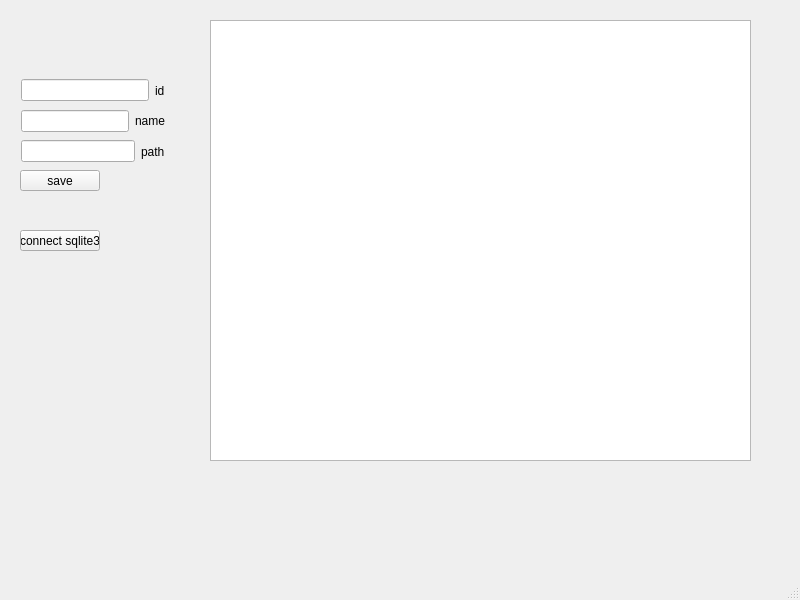
<?xml version="1.0" encoding="UTF-8"?>
<ui version="4.0">
 <class>MainWindow</class>
 <widget class="QMainWindow" name="MainWindow">
  <property name="geometry">
   <rect>
    <x>0</x>
    <y>0</y>
    <width>800</width>
    <height>600</height>
   </rect>
  </property>
  <property name="windowTitle">
   <string>MainWindow</string>
  </property>
  <widget class="QWidget" name="centralwidget">
   <widget class="QPushButton" name="pushButton">
    <property name="geometry">
     <rect>
      <x>20</x>
      <y>230</y>
      <width>80</width>
      <height>21</height>
     </rect>
    </property>
    <property name="text">
     <string>connect sqlite3</string>
    </property>
   </widget>
   <widget class="QTableView" name="tableView">
    <property name="geometry">
     <rect>
      <x>210</x>
      <y>20</y>
      <width>541</width>
      <height>441</height>
     </rect>
    </property>
   </widget>
   <widget class="QPushButton" name="btn_save">
    <property name="geometry">
     <rect>
      <x>20</x>
      <y>170</y>
      <width>80</width>
      <height>21</height>
     </rect>
    </property>
    <property name="text">
     <string>save</string>
    </property>
   </widget>
   <widget class="QWidget" name="">
    <property name="geometry">
     <rect>
      <x>21</x>
      <y>78</y>
      <width>144</width>
      <height>86</height>
     </rect>
    </property>
    <layout class="QVBoxLayout" name="verticalLayout">
     <item>
      <layout class="QHBoxLayout" name="horizontalLayout">
       <item>
        <widget class="QLineEdit" name="id_text"/>
       </item>
       <item>
        <widget class="QLabel" name="label">
         <property name="text">
          <string>id</string>
         </property>
        </widget>
       </item>
      </layout>
     </item>
     <item>
      <layout class="QHBoxLayout" name="horizontalLayout_2">
       <item>
        <widget class="QLineEdit" name="lineEdit_2"/>
       </item>
       <item>
        <widget class="QLabel" name="label_2">
         <property name="text">
          <string>name</string>
         </property>
        </widget>
       </item>
      </layout>
     </item>
     <item>
      <layout class="QHBoxLayout" name="horizontalLayout_3">
       <item>
        <widget class="QLineEdit" name="lineEdit_3"/>
       </item>
       <item>
        <widget class="QLabel" name="label_3">
         <property name="text">
          <string>path</string>
         </property>
        </widget>
       </item>
      </layout>
     </item>
    </layout>
   </widget>
  </widget>
  <widget class="QMenuBar" name="menubar">
   <property name="geometry">
    <rect>
     <x>0</x>
     <y>0</y>
     <width>800</width>
     <height>20</height>
    </rect>
   </property>
  </widget>
  <widget class="QStatusBar" name="statusbar"/>
 </widget>
 <resources/>
 <connections/>
</ui>
